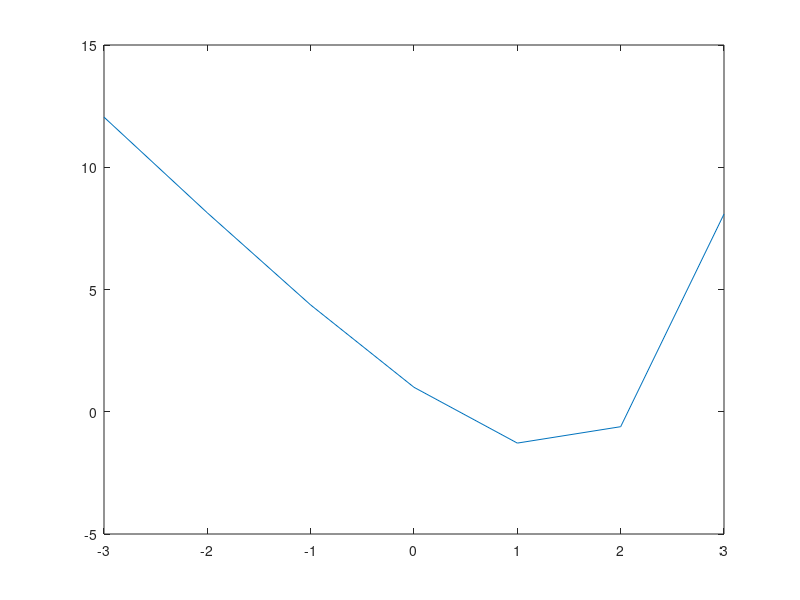

The MATLAB source for this figure: (Note: this script raises an error after producing the figure.)
% Task 1a

fOrg = @(x) exp(x) - (4*x);
fDerived = @(x) exp(x) - 4;

x1 = -3:1:3;
y1 = fOrg(x1);
plot(x1, y1);

% finding solution with newtons method
fprintf("Approaching from the right side we get %f:\n", newton(4, fOrg, fDerived));
fprintf("Approaching from the left side we get %f:\n", newton(0, fOrg, fDerived));